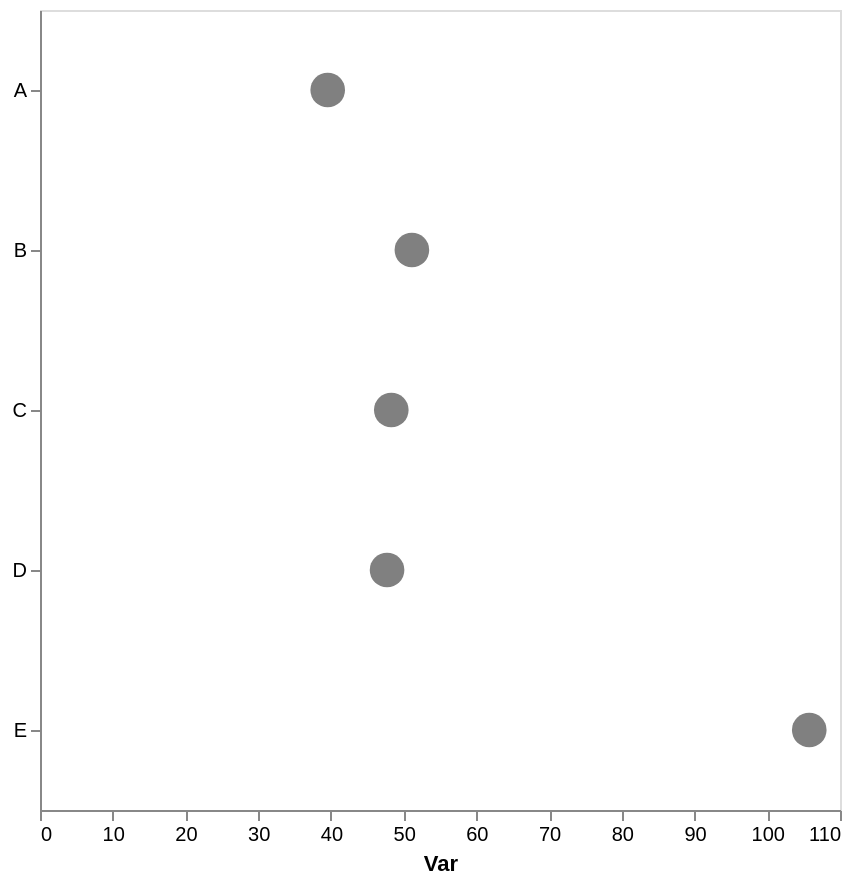

Write a Vega-Lite specification for this figure.
### Vega-Lite specification from a JSON file in a GitHub repository (floating-point values rounded to 4 significant figures)
{"config": {"view": {"continuousWidth": 300, "continuousHeight": 300}, "axis": {"grid": false}, "bar": {"color": "gray"}}, "data": {"name": "data-03362e1cf7169b4239cbd4c3846f0459"}, "mark": {"type": "point", "color": "gray", "filled": true, "size": 300}, "encoding": {"x": {"aggregate": "mean", "axis": {"title": "Var"}, "field": "var1", "type": "quantitative"}, "y": {"axis": {"title": null}, "field": "cat", "type": "nominal"}}, "height": 400, "width": 400, "$schema": "https://vega.github.io/schema/vega-lite/v5.17.0.json", "datasets": {"data-03362e1cf7169b4239cbd4c3846f0459": [{"cat": "B", "var1": 48.28, "var2": 45.36}, {"cat": "C", "var1": 49.77, "var2": 55.47}, {"cat": "B", "var1": 56.44, "var2": 51.31}, {"cat": "E", "var1": 122.5, "var2": 43.54}, {"cat": "C", "var1": 53.19, "var2": 59.83}, {"cat": "C", "var1": 50.69, "var2": 50.03}, {"cat": "D", "var1": 44.79, "var2": 50.07}, {"cat": "E", "var1": 89.0, "var2": 58.32}, {"cat": "D", "var1": 50.65, "var2": 40.84}, {"cat": "A", "var1": 39.56, "var2": 51.92}, {"cat": "B", "var1": 48.69, "var2": 62.17}, {"cat": "C", "var1": 39.56, "var2": 64.21}]}}
